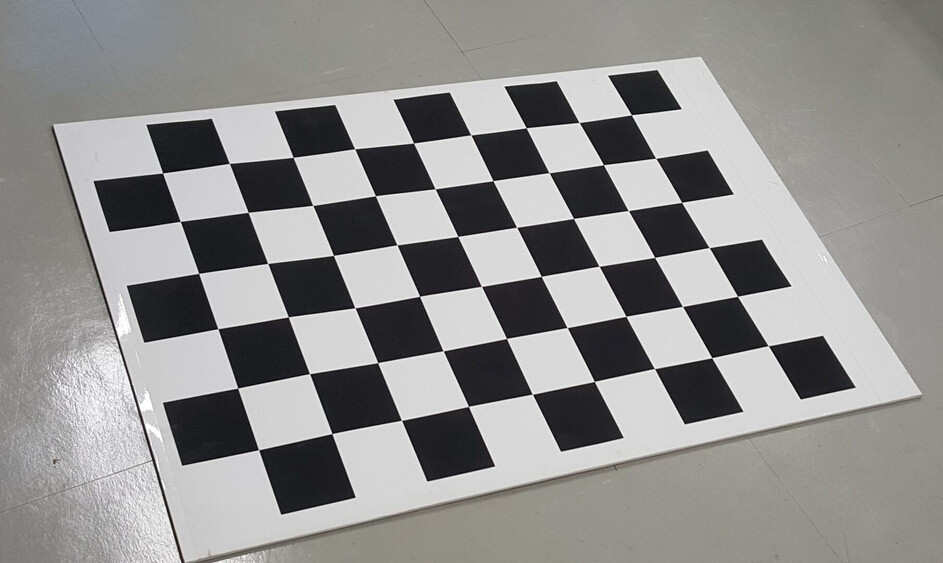
#> input picture image calibration/calib_chess.jpg, 943 x 563 px
$ python -i SaltPepperNoise.py   (imports and definitions only)
#> lines starting #> are read from the running program, lines starting #| are printed output that depends on the picture
#> further down, picture is the input picture: shape (563, 943, 3); mean B, G, R 142.3, 143.2, 143.8
import random

import cv2
import matplotlib.pyplot as plt


def main(frameX):
    probability = 0.05  # only 5% of the total image will have noise
    #imagepath = "../data/4.1.08.tiff"
    imagebgr = frameX
    print(imagebgr.shape)
#| (563, 943, 3)
    ##imagebgr = cv2.imread(imagepath, 1)
    imagergb = cv2.cvtColor(imagebgr, cv2.COLOR_BGR2RGB)

    rows, columns, channels = imagergb.shape
#> rows = 563; columns = 943; channels = 3

    for i in range(rows):
        for j in range(columns):
            rand = random.random()
            if rand < (probability / 2):
                # pepper noise
                imagergb[i][j] = [0, 0, 0]
            elif rand < probability:
                # salt noise
                imagergb[i][j] = [255, 255, 255]
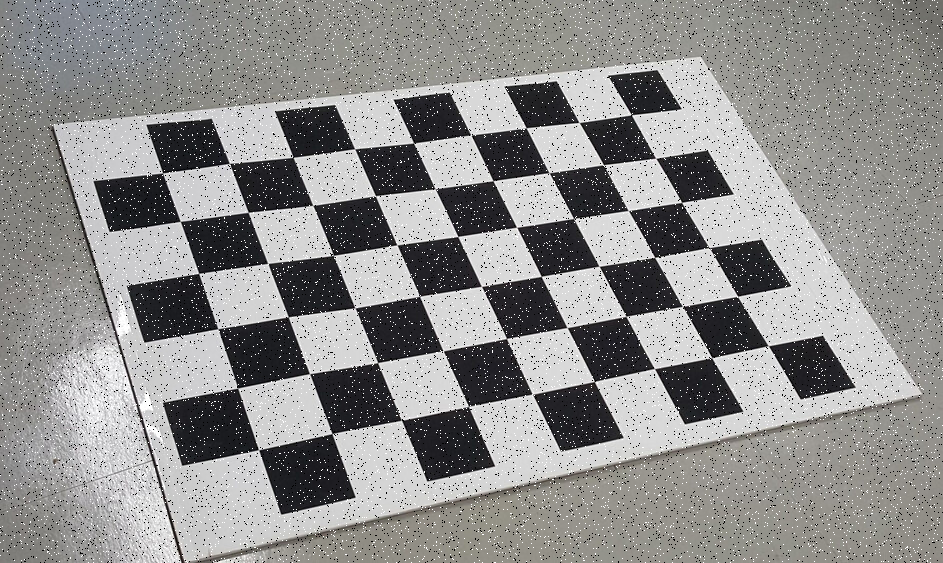
#> imagergb: shape (563, 943, 3); mean R, G, B 142.9, 142.4, 141.5

    # Median filter to remove noise from image
    median_filter = cv2.medianBlur(imagebgr, 5)
    median_filter = cv2.cvtColor(median_filter, cv2.COLOR_BGR2RGB)

    return median_filter


"""
plt.subplot(1, 2, 1)
plt.imshow(imagergb)
plt.title("Salt and Pepper Noise Image")

plt.subplot(1, 2, 2)
plt.imshow(median_filter)
plt.title("Median Filter De-Noising (Salt and Pepper)")

plt.show()


if __name__ == '__main__':
main()
"""

>>> import cv2
>>> picture = cv2.imread('../image calibration/calib_chess.jpg')
>>> result = main(picture)
